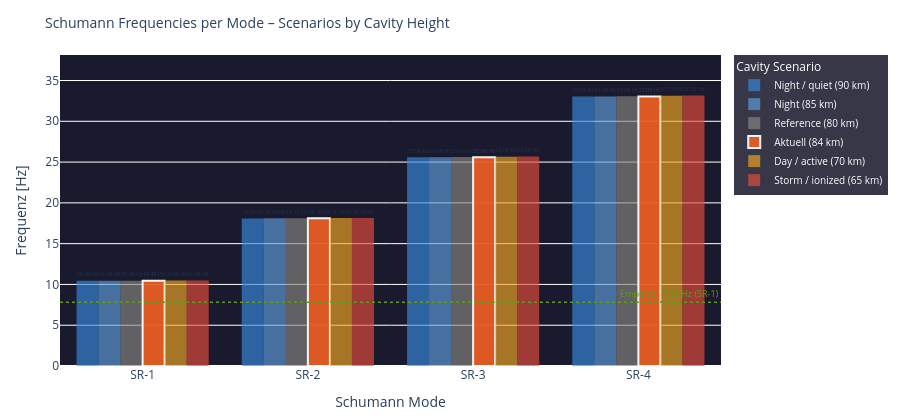

Notebook code for this chart:
### Code cell
# ============================================================
# RESONANCE CONDITIONS – Schumann frequencies as bar chart
# Each SR mode: frequency at different cavity heights
# ============================================================

modi        = [1, 2, 3, 4]
h_scenarios = {
    'Night / quiet (90 km)':   90.0,
    'Night (85 km)':           85.0,
    'Reference (80 km)':        80.0,
    f'Aktuell ({h_eff:.0f} km)': float(h_eff),
    'Day / active (70 km)':     70.0,
    'Storm / ionized (65 km)': 65.0,
}
colors_h = ['#378ADD','#5F9FDD','#888780','#E85D24','#F2A623','#e74c3c']

fig = go.Figure()

x_labels = [f'SR-{n}' for n in modi]

for i, (label, h) in enumerate(h_scenarios.items()):
    freqs = [schumann_freq(n, h) for n in modi]
    # Highlight if this is the current height
    is_current = abs(h - float(h_eff)) < 0.1
    fig.add_trace(go.Bar(
        name=label,
        x=x_labels,
        y=freqs,
        marker_color=colors_h[i],
        opacity=0.95 if is_current else 0.65,
        marker_line=dict(color='white', width=2) if is_current else dict(width=0),
        text=[f'{f:.2f} Hz' for f in freqs],
        textposition='outside',
        textfont=dict(size=8),
    ))

# Referenz-Linie SR-1 = 7.83 Hz (empirisch)
fig.add_hline(y=7.83, line_dash='dot', line_color='#639922', line_width=1.5,
              annotation_text='Empirical 7.83 Hz (SR-1)',
              annotation_font=dict(size=9, color='#639922'))

fig.update_layout(
    title=dict(text='Schumann Frequencies per Mode – Scenarios by Cavity Height', font=dict(size=14)),
    barmode='group',
    xaxis=dict(title='Schumann Mode'),
    yaxis=dict(title='Frequenz [Hz]', range=[0, max(schumann_freq(4, 65)*1.15, 38)]),
    height=420,
    plot_bgcolor='#1a1a2e',
    paper_bgcolor='rgba(0,0,0,0)',
    legend=dict(title='Cavity Scenario', bgcolor='rgba(20,20,40,0.85)',
                font=dict(color='white', size=10)),
    margin=dict(l=60, r=30, t=55, b=50)
)
fig.show()

# Textausgabe Delta zur Referenz
print(f'\nFrequency delta (current {h_eff:.0f} km vs. reference 80 km):')
ref_f = {n: schumann_freq(n, 80.0) for n in modi}
act_f = {n: schumann_freq(n, float(h_eff)) for n in modi}
for n in modi:
    d = (act_f[n] - ref_f[n]) * 1000
    print(f'  SR-{n}: {act_f[n]:.4f} Hz  (Ref {ref_f[n]:.4f} Hz  Δ {d:+.1f} mHz)')

### Figure 1 — Plotly figure (JSON) as saved in the notebook; plotly's stock layout.template omitted (floating-point values rounded to 4 significant figures)
{"data": [{"marker": {"color": "#378ADD", "line": {"width": 0}}, "name": "Night / quiet (90 km)", "opacity": 0.65, "text": ["10.44 Hz", "18.09 Hz", "25.58 Hz", "33.03 Hz"], "textfont": {"size": 8}, "textposition": "outside", "type": "bar", "x": ["SR-1", "SR-2", "SR-3", "SR-4"], "y": [10.44, 18.09, 25.58, 33.03]}, {"marker": {"color": "#5F9FDD", "line": {"width": 0}}, "name": "Night (85 km)", "opacity": 0.65, "text": ["10.45 Hz", "18.10 Hz", "25.60 Hz", "33.05 Hz"], "textfont": {"size": 8}, "textposition": "outside", "type": "bar", "x": ["SR-1", "SR-2", "SR-3", "SR-4"], "y": [10.45, 18.1, 25.6, 33.05]}, {"marker": {"color": "#888780", "line": {"width": 0}}, "name": "Reference (80 km)", "opacity": 0.65, "text": ["10.46 Hz", "18.12 Hz", "25.62 Hz", "33.08 Hz"], "textfont": {"size": 8}, "textposition": "outside", "type": "bar", "x": ["SR-1", "SR-2", "SR-3", "SR-4"], "y": [10.46, 18.12, 25.62, 33.08]}, {"marker": {"color": "#E85D24", "line": {"color": "white", "width": 2}}, "name": "Aktuell (84 km)", "opacity": 0.95, "text": ["10.45 Hz", "18.10 Hz", "25.60 Hz", "33.05 Hz"], "textfont": {"size": 8}, "textposition": "outside", "type": "bar", "x": ["SR-1", "SR-2", "SR-3", "SR-4"], "y": [10.45, 18.1, 25.6, 33.05]}, {"marker": {"color": "#F2A623", "line": {"width": 0}}, "name": "Day / active (70 km)", "opacity": 0.65, "text": ["10.48 Hz", "18.15 Hz", "25.66 Hz", "33.13 Hz"], "textfont": {"size": 8}, "textposition": "outside", "type": "bar", "x": ["SR-1", "SR-2", "SR-3", "SR-4"], "y": [10.48, 18.15, 25.66, 33.13]}, {"marker": {"color": "#e74c3c", "line": {"width": 0}}, "name": "Storm / ionized (65 km)", "opacity": 0.65, "text": ["10.48 Hz", "18.16 Hz", "25.68 Hz", "33.15 Hz"], "textfont": {"size": 8}, "textposition": "outside", "type": "bar", "x": ["SR-1", "SR-2", "SR-3", "SR-4"], "y": [10.48, 18.16, 25.68, 33.15]}], "layout": {"annotations": [{"font": {"color": "#639922", "size": 9}, "showarrow": false, "text": "Empirical 7.83 Hz (SR-1)", "x": 1, "xanchor": "right", "xref": "x domain", "y": 7.83, "yanchor": "bottom", "yref": "y"}], "barmode": "group", "height": 420, "legend": {"bgcolor": "rgba(20,20,40,0.85)", "font": {"color": "white", "size": 10}, "title": {"text": "Cavity Scenario"}}, "margin": {"b": 50, "l": 60, "r": 30, "t": 55}, "paper_bgcolor": "rgba(0,0,0,0)", "plot_bgcolor": "#1a1a2e", "shapes": [{"line": {"color": "#639922", "dash": "dot", "width": 1.5}, "type": "line", "x0": 0, "x1": 1, "xref": "x domain", "y0": 7.83, "y1": 7.83, "yref": "y"}], "title": {"font": {"size": 14}, "text": "Schumann Frequencies per Mode – Scenarios by Cavity Height"}, "xaxis": {"title": {"text": "Schumann Mode"}}, "yaxis": {"range": [0, 38.13], "title": {"text": "Frequenz [Hz]"}}}}
